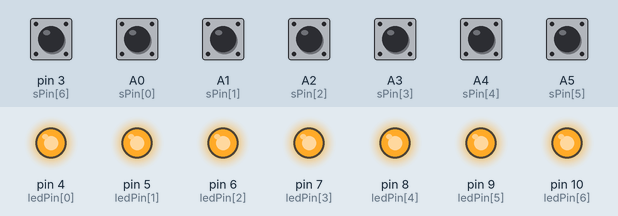
Simulated run of this sketch. Board: Arduino Leonardo, built with avr-gcc and run on an emulated ATmega32U4. Shown: output pins drawn as LEDs (lit = HIGH). Dashed ring = blinking. Inputs (shaded band) come from the test bench; at power-on: A0 (sPin[0]), A1 (sPin[1]), A2 (sPin[2]), A3 (sPin[3]), A4 (sPin[4]), A5 (sPin[5]), pin 3 (sPin[6]) HIGH. USB keyboard and mouse output is not drawn.

Above: at 2.5 s.
2.6 s: pin 3 (sPin[6]) pulled LOW for 1 s
At 3.0 s:
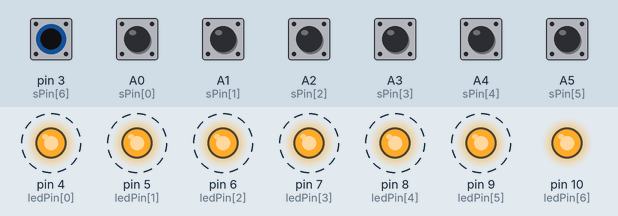
5.1 s: A0 (sPin[0]) pulled LOW for 0.15 s
At 5.25 s:
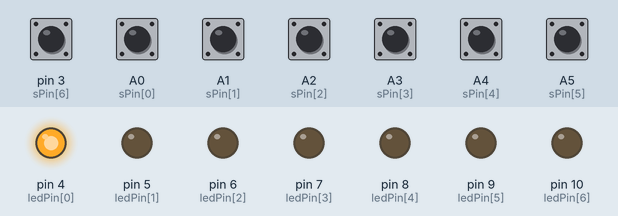
6.9 s: A1 (sPin[1]) pulled LOW for 0.15 s
At 7.05 s:
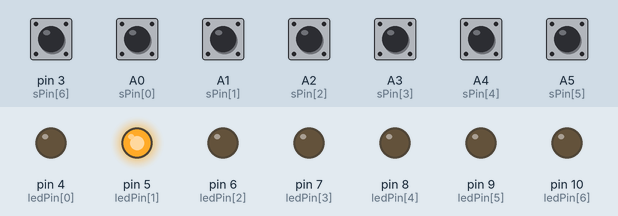
8.7 s: A2 (sPin[2]) pulled LOW for 0.15 s
At 8.85 s:
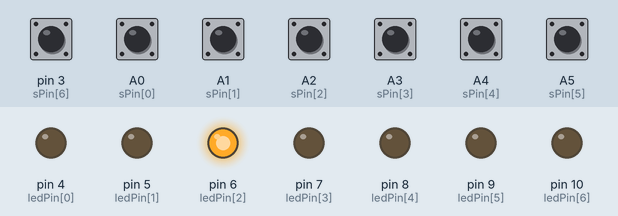
10.5 s: A3 (sPin[3]) pulled LOW for 0.15 s
At 10.65 s:
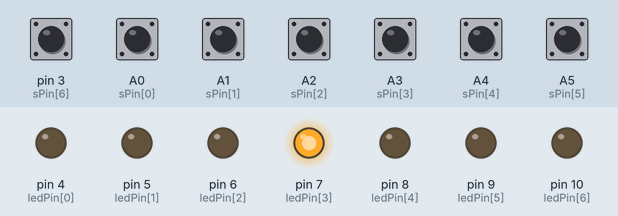
12.3 s: A4 (sPin[4]) pulled LOW for 0.15 s
At 12.45 s:
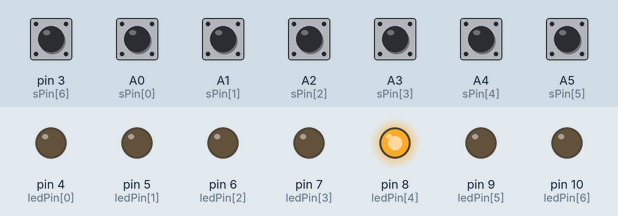
Timing chart, 0 to 15.1 s (numbered marks = the images above; inputs shaded):
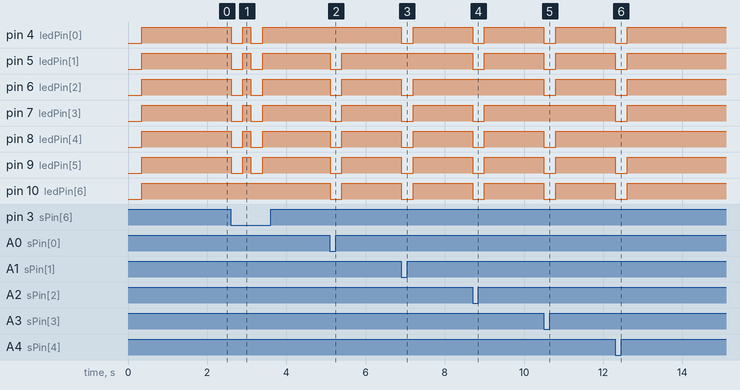

The sketch:

PushToKey.ino
```cpp
#include <Keyboard.h>
#define tPushButtons 7

const int  dBTK = 500; //minimum delay Between Two Keystrokes in second, Here 0.5s
const int  ledTime = 300; //Change the led off time in millisecond

char       sKey[tPushButtons]    = {'A', 'B', 'C', 'D', 'E', 'F', 'G'};

// Connect one head of each push buttons to these pins and another head to GND
int        sPin[tPushButtons] = { A0,  A1,  A2,  A3,  A4,  A5,  3 };

// Connect led to these pins with 150 ohm resistors
int        ledPin[tPushButtons]  = { 4 ,  5 ,  6 ,  7 ,  8 ,  9 , 10 };

uint64_t   lastTime[tPushButtons];
uint64_t   ledLastTime;
int        nreading[tPushButtons];

void setup() {
  //Serial.begin(9600);

  ledLastTime = millis();

  for (int i = 0 ; i < tPushButtons ; i++) {
    pinMode( sPin[i], INPUT_PULLUP);
    lastTime[i] = millis();
    pinMode( ledPin[i], OUTPUT);
    delay(50);
  }

  for (int i = 0 ; i < tPushButtons; i++) {
    digitalWrite(ledPin[i], HIGH);
  }

  delay(1000);
  Keyboard.begin();
}

void loop() {
  for (int i = 0 ; i < tPushButtons ; i++) {
    nreading[i] = digitalRead(sPin[i]);
    if (nreading[i] == LOW) {
      keySend(i);
    }
    if (millis() - ledLastTime > ledTime) {
      for (int i = 0 ; i < tPushButtons; i++) {
        digitalWrite(ledPin[i], HIGH);
      }
    }
  }
}

void keySend(int x) {
  if (millis() - lastTime[x] > dBTK) {
    ledLastTime = millis();
    lastTime[x] = millis();
    Keyboard.print(sKey[x]);
    //Serial.println(sKey[x]);
    for (int i = 0 ; i < tPushButtons; i++) {
      digitalWrite(ledPin[i], LOW);
    }
    digitalWrite(ledPin[x], HIGH);
  }
}
```

Measured:
- after the input at 2.6 s, pin 4 (ledPin[0]), pin 5 (ledPin[1]), pin 6 (ledPin[2]), pin 7 (ledPin[3]), pin 8 (ledPin[4]), pin 9 (ledPin[5]): alternates HIGH for 0.20 s and LOW for 0.30 s, 4 changes in all, then stays HIGH, starting at once
- after the input at 5.1 s, pin 5 (ledPin[1]), pin 6 (ledPin[2]), pin 7 (ledPin[3]), pin 8 (ledPin[4]), pin 9 (ledPin[5]), pin 10 (ledPin[6]): HIGH → LOW at once, → HIGH 0.30 s later
- after the input at 6.9 s, pin 4 (ledPin[0]), pin 6 (ledPin[2]), pin 7 (ledPin[3]), pin 8 (ledPin[4]), pin 9 (ledPin[5]), pin 10 (ledPin[6]): HIGH → LOW at once, → HIGH 0.30 s later
- after the input at 8.7 s, pin 4 (ledPin[0]), pin 5 (ledPin[1]), pin 7 (ledPin[3]), pin 8 (ledPin[4]), pin 9 (ledPin[5]), pin 10 (ledPin[6]): HIGH → LOW at once, → HIGH 0.30 s later
- after the input at 10.5 s, pin 4 (ledPin[0]), pin 5 (ledPin[1]), pin 6 (ledPin[2]), pin 8 (ledPin[4]), pin 9 (ledPin[5]), pin 10 (ledPin[6]): HIGH → LOW at once, → HIGH 0.30 s later
- after the input at 12.3 s, pin 4 (ledPin[0]), pin 5 (ledPin[1]), pin 6 (ledPin[2]), pin 7 (ledPin[3]), pin 9 (ledPin[5]), pin 10 (ledPin[6]): HIGH → LOW at once, → HIGH 0.30 s later
